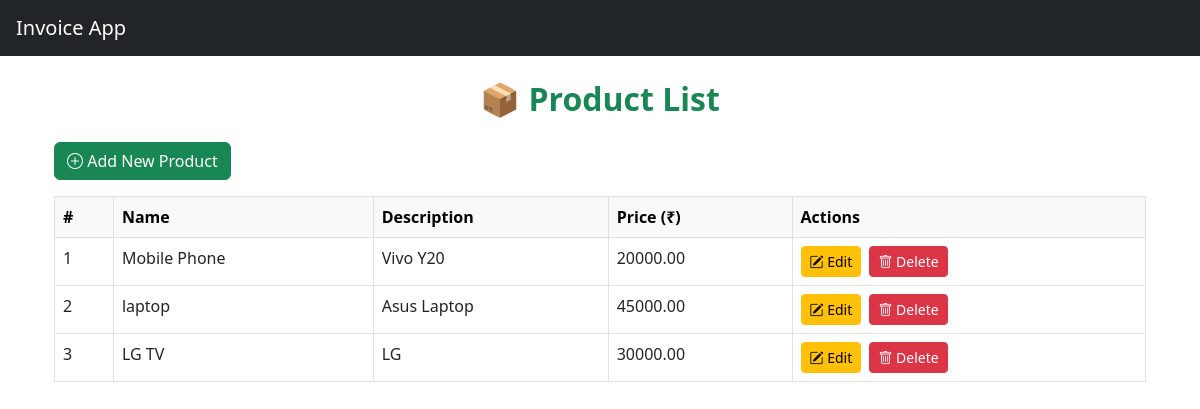
Screenshot of /invoice/products/ (signed in) with the database file from the repository.
### app1/models.py (models this page shows, shortened)
class Product(models.Model):
    name = models.CharField(max_length=100)
    price = models.DecimalField(max_digits=10, decimal_places=2, default=0.00)
    description = models.TextField(blank=True, null=True)

### app1/views.py (the view)
# urls.py: path('products/', views.product_list, name='product_list'),
@login_required
def product_list(request):
    products = Product.objects.all()
    return render(request, "invoice_app/product_list.html", {"products": products})

### app1/templates/invoice_app/product_list.html (shortened to what this page needs)
{% extends 'invoice_app/base.html' %}
{% block content %}
<div class="container mt-4">
  <h2 class="mb-4 fw-bold text-success text-center">📦 Product List</h2>
  <a href="{% url 'product_create' %}" class="btn btn-success mb-3">
    <i class="bi bi-plus-circle"></i> Add New Product
  </a>
  {% if products %}
  <table class="table table-bordered table-hover">
    <thead class="table-light">
      <tr>
        <th>#</th>
        <th>Name</th>
        <th>Description</th>
        <th>Price (₹)</th>
        <th>Actions</th>
      </tr>
    </thead>
    <tbody>
      {% for product in products %}
      <tr>
        <td>{{ forloop.counter }}</td>
        <td>{{ product.name }}</td>
        <td>{{ product.description }}</td>
        <td>{{ product.price }}</td>
        <td>
          <a href="{% url 'product_edit' product.id %}" class="btn btn-sm btn-warning me-1">
            <i class="bi bi-pencil-square"></i> Edit
          </a>
          <a href="{% url 'product_delete' product.id %}" class="btn btn-sm btn-danger">
            <i class="bi bi-trash"></i> Delete
          </a>
        </td>
      </tr>
      {% endfor %}
    </tbody>
  </table>
  {% else %}
  <p class="text-muted">No products found. Please add some.</p>
  {% endif %}
</div>
{% endblock %}

### rows the page displays
Product: name "Mobile Phone", description "Vivo Y20", price "20000.00"
Product: name "laptop", description "Asus Laptop", price "45000.00"
Product: name "LG TV", description "LG", price "30000.00"
